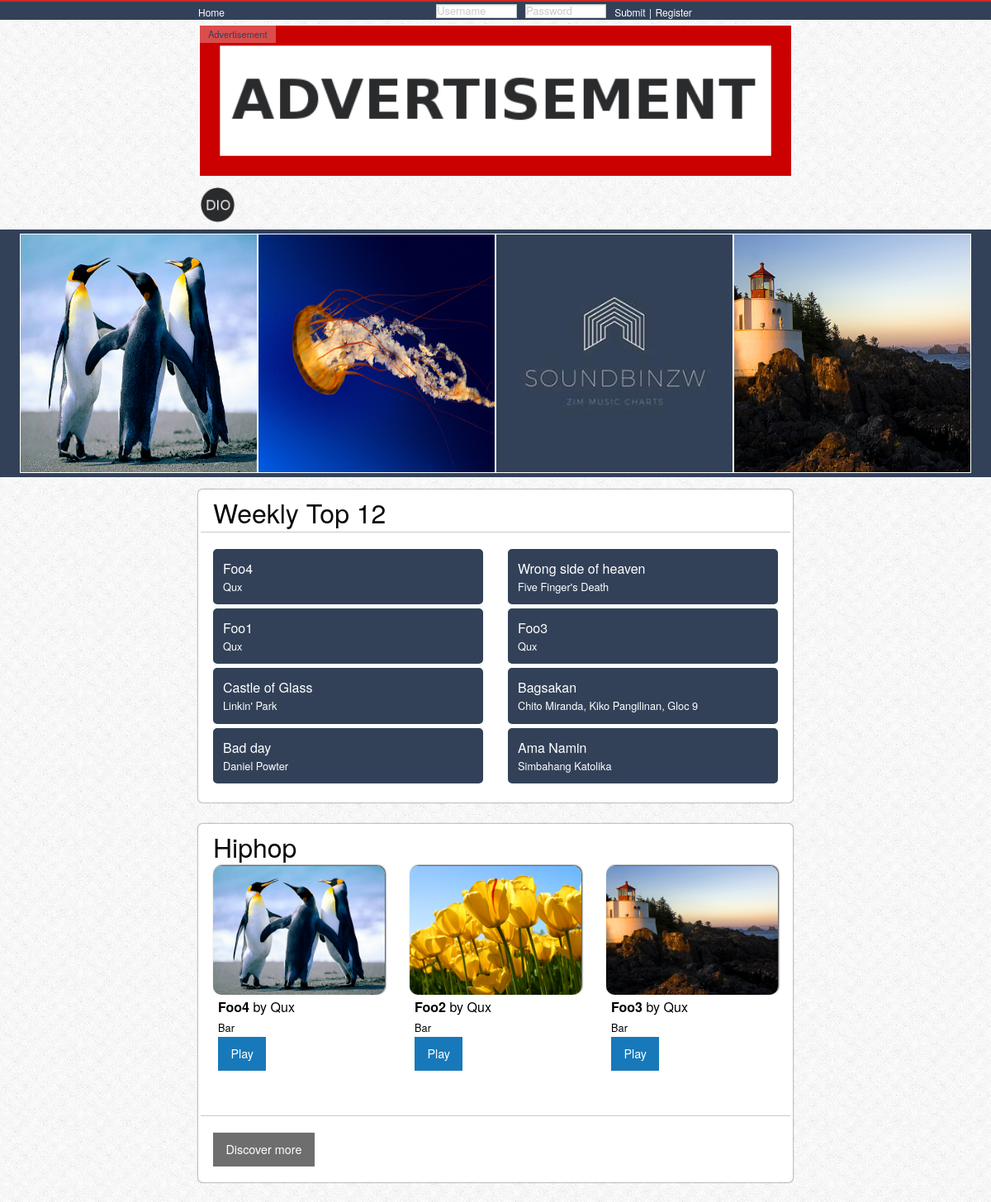
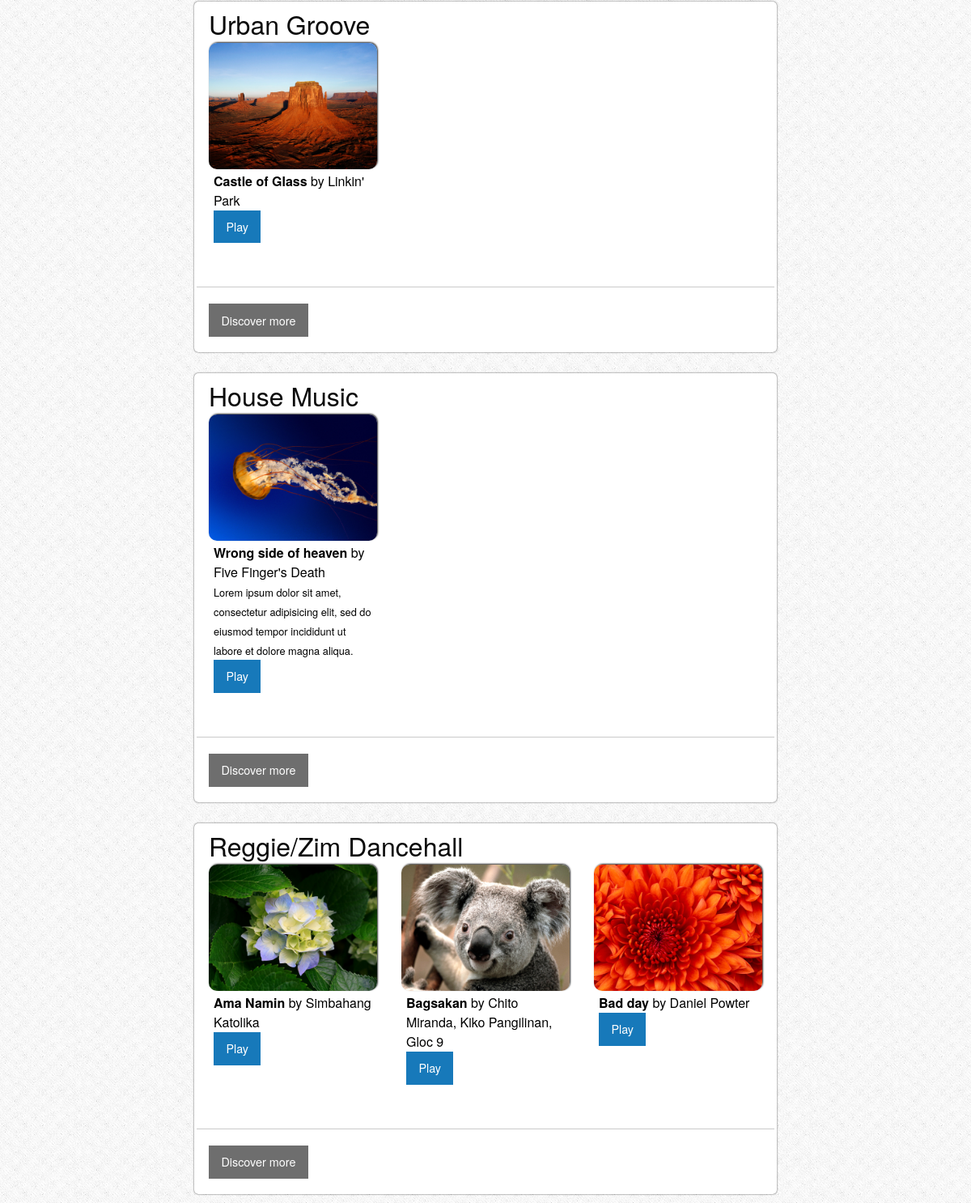
The page / on the database its author committed (2 pictures, top to bottom).
### tables this page shows
CREATE TABLE `music` (
  `m_id` int(11) NOT NULL,
  `m_title` varchar(250) NOT NULL,
  `m_description` text NOT NULL,
  `m_singers` text NOT NULL,
  `m_cover` varchar(100) NOT NULL,
  `m_music_file` varchar(100) NOT NULL,
  `m_genre` varchar(45) NOT NULL,
  `m_uploaded` timestamp NOT NULL DEFAULT CURRENT_TIMESTAMP ON UPDATE CURRENT_TIMESTAMP,
  `m_updated` timestamp NULL DEFAULT CURRENT_TIMESTAMP ON UPDATE CURRENT_TIMESTAMP,
  `m_approved` int(1) NOT NULL DEFAULT '0',
  `m_deleted` tinyint(1) NOT NULL DEFAULT '0'
);

### controller/contHome.php (called while the page is built, shortened)
<?php
class contHome extends contCommon
{
    public function exec($aParams)
    {
        $this->oModel = $this->model('Music');
        $aData = $this->oModel->getMusicByAllGenre();
        $aHot = $this->oModel->getHot();
        $this->view('home', array('aData' => $aData, 'hot' => $aHot)) ;
    }
}
?>

### route/routes.php (called while the page is built, shortened)
<?php
    include_once('../controller/contCommon.php');
    include_once('../model/modelCommon.php');
    $oRoute = new Router();
    $oRoute->set('/', 'contHome');
    $sFileName = $oRoute->exec();
    $oController = new $sFileName['controller']['className'];
    $oController->exec($sFileName['params']);
?>

### model/modelCommon.php (called while the page is built, shortened)
<?php
class modelCommon
{
    protected function __construct()
    {
        require_once('connection.php');
        $this->dbConn = $db;
    }
}
?>

### model/modelMusic.php (called while the page is built, shortened)
<?php
class modelMusic extends modelCommon
{
    private static $oModel;
    public static function instance()
    {
        if (is_object(self::$oModel) === false) {
                self::$oModel = new self;
        }
        return self::$oModel;
    }
    public function getMusicByAllGenre()
    {
        $aList = [];
        $sQuery = "SELECT * FROM music WHERE m_approved = 1 and m_deleted = 0 ORDER BY m_uploaded desc, m_genre";
        $aResult = mysqli_query($this->dbConn, $sQuery);
        while ($row = mysqli_fetch_array($aResult, MYSQLI_ASSOC)) {
            if (isset($aList[$row['m_genre']]) === false || count($aList[$row['m_genre']]) < 3) {
                $aList[$row['m_genre']][] = $row;
            }
        }
        return $aList;
    }
    public function getSpecificMusic($sId)
    {
        $prepared = mysqli_prepare($this->dbConn, "SELECT * FROM music WHERE m_id = ? AND m_approved = 1 AND m_deleted = 0  LIMIT 1");
        $prepared->bind_param('i', $sId);
        $prepared->execute();
        $result = $prepared->get_result();
        $aReturn = $result->fetch_array(MYSQLI_ASSOC);
        return $aReturn;
    }
    public function getHot()
    {
        $aList = [];
        $prepared = mysqli_prepare($this->dbConn, "SELECT count(s_id) as count, s_music FROM `stats` GROUP BY s_music ORDER by count(s_id) DESC LIMIT 12");
        $prepared->execute();
        $result = $prepared->get_result();
        while ($row = $result->fetch_array(MYSQLI_ASSOC))
        {
            $aList[] = $this->getSpecificMusic($row['s_music']);
        }
        return $aList;
    }
}
?>

### view/home.php (the view, shortened to what this page needs)
<!DOCTYPE html>
<html>
<head>
    <?=$css_import?>
</head>
<body>
    <div class="main-body">
        <?php require_once('../view/template/navbar.php'); ?>
        <div class="content">
            <div class="ads-container">
                <div class="ads">
                    <span class="sign">
                        Advertisement
                    </span>
                    <a href="#"><img src="/resource/img/sample_ads.png"></a>
                </div>
            </div>
            <div class="content-nav">
                <div class="logo">
                    <a href="/home"><img src="/resource/img/main_logo.png" /></a>
                </div>
            </div>
            <?php
                if (count($hot) >= 4) {
            ?>
            <div class="hot-container">
                <div class="hot-list">
                    <div class="hot-items">
                        <?php
                            for ($i=0; $i < 4; $i++) {
                                $item = $hot[$i];
                                echo '<div class="hot-item small-3 no-padding"><a href="/music/play?id=' . $item['m_id'] . '"><img src="/resource/upload/' . $item['m_cover'] . '"></a></div>';
                            }
                        ?>
                    </div>
                </div>
            </div>
            <?php
                }
            ?>
            <div class="genre-container">
                <div class="genre small-12">
                    <div class="genre-title column">
                        Weekly Top 12
                    </div>
                    <div class="genre-items small-12 row">
                        <hr/>
                        <?php
                            for ($i=0; $i < count($hot); $i++) {
                                $item = $hot[$i];
                        ?>
                            <div class="genre-item small-6 column">
                                <a href="/music/play?id=<?=$item['m_id']?>">
                                    <div class="top-item">
                                        <div class="top-title">
                                            <?=$item['m_title']?>
                                        </div>
                                        <div class="top-singer">
                                            <?=$item['m_singers']?>
                                        </div>
                                    </div>
                                </a>
                            </div>
                        <?php
                            }
                        ?>
                    </div>
                </div>
            </div>
            <?php
                foreach ($aData as $sGenre => $aContent) {
            ?>
            <div class="genre-container">
                <div class="genre small-12">
                    <div class="genre-title column">
                        <?=$sGenre?>
                    </div>
                    <div class="genre-items small-12 row">
                        <?php
                            foreach ($aContent as $aMusic) {
                        ?>
                        <div class="genre-item small-4 column">
                            <div class="item-photo">
                                <img src="/resource/upload/<?=$aMusic['m_cover']?>">
                            </div>
                            <div class="item-info">
                                <div class="item-head">
                                   <span class="item-title"><?=$aMusic['m_title']?></span>
                                    <span class="item-artist"><?=$aMusic['m_singers']?></span>
                                </div>
                                <div class="item-description">
                                    <span class="item-desc"><?=$aMusic['m_description']?></span>
                                    <div class="item-button">
                                        <a href="/music/play?id=<?=$aMusic['m_id']?>" class="button submit">Play</a>
                                    </div>
                                </div>
                            </div>
                        </div>
                        <?php } ?>
                    </div>
					<hr/>
					<div class="more-button column">
						<a href="/music/genre?category=<?=$sGenre?>" class="more button">Discover more</a>
					</div>
                </div>
            </div>
            <?php } ?>
        </div>
    </div>
</body>
</html>

### controller/contCommon.php (shortened to what this page needs)
<?php
abstract class contCommon
{
    protected $aCssImports;
    protected function view($sFileName, $aVariables = NULL)
    {
        $css_import = $this->getCss();
        include_once('../view/' . $sFileName . '.php');
    }
    private function getCss()
    {
        $sReturn = '';
        foreach ($this->aCssImports as $cssImports) {
            $sReturn = $sReturn . '<link rel="stylesheet" href="/resource/css/' . $cssImports . '">';
        }
        return $sReturn;
    }
    protected function model($sModelName)
    {
        $sModelName = ucfirst($sModelName);
        $sClassName = 'model' . $sModelName;
        return $sClassName::instance();
    }
    protected function css($sFileName)
    {
        $this->aCssImports[] = $sFileName;
    }
}
?>

### view/template/navbar.php (shortened to what this page needs)
<div class="nav-top-bar">
    <div class="socials">
        <a href="/">Home</a>
    </div>
    <?php
        if (isset($_SESSION['current_user']) === true) {
    ?>
    <div class="accounts row">
            <div class="small-12 column no-padding">
                <a href="/account/front">Account</a>
                <?php
                    if ($_SESSION['current_user']['u_type'] == 'Artist') {
                ?>
                    <span>|</span>
                    <a href="/music/crud/front">Upload</a>
                <?php
                    }
                ?>
                <span>|</span>
                <a href="/account/logout">Logout</a>
            </div>
        </form>
    </div>
    <?php } else { ?>
    <div class="accounts row">
        <form class="column accounts-form" action="/account/login" method="POST">
            <div class="small-6 column no-padding">
                    <div class="column small-6 login-input">
                        <input type="text" name="username" placeholder="Username">
                    </div>
                    <div class="column small-6 login-input">
                        <input type="password" name="password" placeholder="Password">
                    </div>
            </div>
            <div class="small-6 column no-padding">
                <a class="submit-button">Submit</a>
                <span>|</span>
                <a href="/account/front">Register</a>
            </div>
        </form>
    </div>
    <?php } ?>
</div>

### resource/css/home/home.css (style rules this page uses)
.content { background-image: url('/resource/img/bg_pattern.png'); }
.content .ads-container { padding: 5px 20% 5px 20%; }
.content .ads { border: 2px solid rgba(255, 255, 255, 0.3); }
.content .ads img { width: 100%; display: block; }
.content .ads .sign { cursor: default; padding: 2px 10px 2px 10px; float: left; background-color: rgba(255, 255, 255, 0.3); color: #324158; position: absolute; font-size: 0.7em; }
.content-nav { padding: 5px 20% 5px 20%; }
.content-nav .logo { display: inline-block; height: 3em; }
.content-nav .logo img { height: 100%; }
.hot-container { background-color: #324158; }
.hot-container .hot-list { height: 300px; padding: 5px 2% 5px 2%; }
.hot-container .hot-list .hot-items { display: inline-block; height: 290px; width: 100%; overflow: scroll; overflow-y: hidden; overflow-x: hidden; }
.hot-container .hot-list .hot-item { float:left; }
.hot-container .hot-list img { width: 100%; height: 290px; border: 1px solid white; }
.genre-container { padding: 15px 20% 5px 20%; }
.genre { display:inline-block; box-shadow: 0px 0px 2px rgba(0,0,0,0.8); border-radius: 5px; background-color: white; padding: 3px; }
.genre .genre-title { font-size: 2em; }
.genre .genre-items { padding-top: .9375rem; padding-bottom: .9375rem; }
.genre .genre-items .genre-item .item-photo img { border-radius: 10px; box-shadow: 1px -1px 2px rgba(0,0,0,0.8); }
.genre-item .item-info { padding: 3px 6px 3px 6px; }
.genre-item .item-info .item-title { font-weight: bold; }
.genre-item .item-info .item-artist:before { content: 'by '; }
.genre-item .item-desc { font-size: 0.8em; }
.genre-item .item-info span { color: black; }
.more { background-color: rgb(110, 110, 110) !important; }
.top-item { padding: 10px; border-radius: 5px; background-color: #324158; border: 2px solid #324158; color: white; margin-bottom: 5px; }
.top-item .top-singer { font-size: 0.8em; }

### resource/css/navbar.css (style rules this page uses)
.nav-top-bar { border-top: 2px solid #d02723; background-color: #324158; width: 100%; height: 24px; padding: 0px 20% 0px 20%; margin: 0px; }
.nav-top-bar .socials { float:left; }
.nav-top-bar .accounts { float:right; display: inline-block; }
.nav-top-bar a, .nav-top-bar span { color: white; text-decoration: none; font-size: 12px; padding:0px; }
.accounts input[type="text"], .accounts input[type="password"] { width: 100%; font-size: 0.8em; padding: 0px; height: auto; margin: 0px; }
.accounts .login-input { padding: 0px; padding-top: 3px; padding-right: 10px; }
.accounts .accounts-form { padding: 0px; }
.no-padding { padding: 0px !important; }

### rows shown on the page
music: m_cover (picture), m_title "Foo4", m_singers "Qux", m_description "Bar"
music: m_cover (picture), m_title "Wrong side of heaven", m_singers "Five Finger's Death", m_description "Lorem ipsum dolor sit amet, consectetur adipisicing elit, sed do eiusmod tempor incididunt ut labore et dolore magna aliqua."
music: m_cover (picture), m_title "Foo1", m_singers "Qux"
music: m_cover (picture), m_title "Foo3", m_singers "Qux", m_description "Bar"
music: m_title "Castle of Glass", m_singers "Linkin' Park", m_cover (picture)
music: m_title "Bagsakan", m_singers "Chito Miranda, Kiko Pangilinan, Gloc 9", m_cover (picture)
music: m_title "Bad day", m_singers "Daniel Powter", m_cover (picture)
music: m_title "Ama Namin", m_singers "Simbahang Katolika", m_cover (picture)
music: m_cover (picture), m_title "Foo2", m_singers "Qux", m_description "Bar"

### other values the page prints
$sGenre "Hiphop"
$sGenre "Urban Groove"
$sGenre "House Music"
$sGenre "Reggie/Zim Dancehall"
